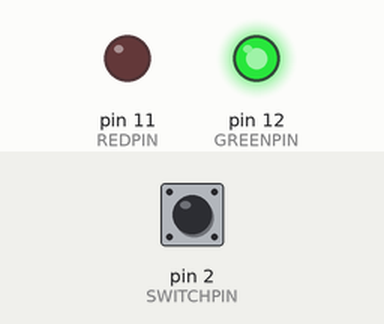
The sketch below on a simulated Arduino Uno, built with avr-gcc and run on an emulated ATmega328P. Parts: output pins drawn as LEDs (lit = HIGH). Dashed ring = blinking. The inputs (shaded band) are chosen by the test bench; at power-on: pin 2 (SWITCHPIN) HIGH.

Above: at 1.25 s.
1.3 s: pin 2 (SWITCHPIN) pulled LOW for 0.15 s
At 2.5 s:
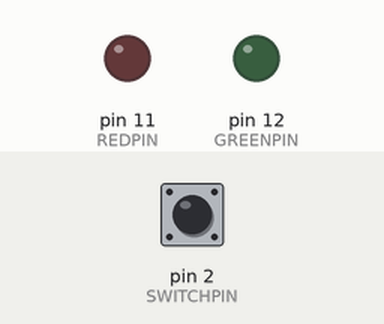
4.4 s: pin 2 (SWITCHPIN) pulled LOW for 1 s
At 4.65 s:
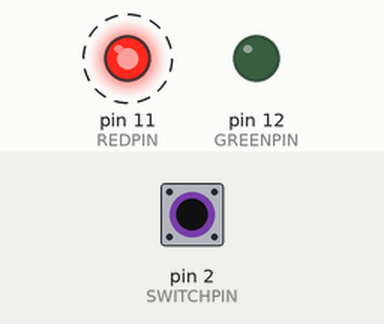
7.4 s: pin 2 (SWITCHPIN) pulled LOW for 3.2 s
At 10.65 s:
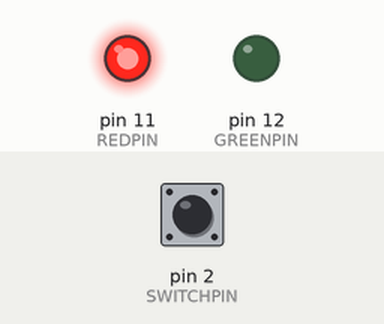
Timing chart, 0 to 18.1 s (numbered marks = the images above; inputs shaded):
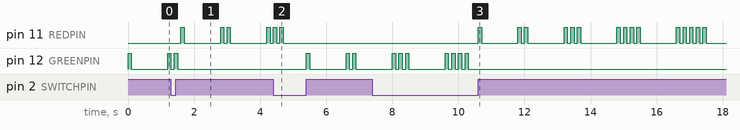

The sketch:

part3.ino
```cpp
#define REDPIN     11
#define GREENPIN   12
#define SWITCHPIN  2
#define LED_DELAY  100
// This variable decides which LED's turn it is to flash.
// 0 = green, 1 = red
static volatile int turn = 0;

void setup() {
  // put your setup code here, to run once:
  pinMode(REDPIN, OUTPUT);
  pinMode(GREENPIN, OUTPUT);
  //pinMode(SWITCHPIN, INPUT);
  attachInterrupt(digitalPinToInterrupt(SWITCHPIN), toggle, RISING);
}

void toggle() {
  turn = 1 - turn;
}

void flashGreen() {
  int counter = 1;
  while(turn == 0) {
    // This "for loop" is in charge of the flashing LED
    for(int i = 0; i < counter && turn == 0; i++) {
      digitalWrite(GREENPIN, HIGH);
      delay(LED_DELAY);
      digitalWrite(GREENPIN, LOW);
      delay(LED_DELAY);
    }
    // The counter is in charge of how many times the LED blinks
    // The longer the switch is NOT changed, the more times the LED blinks
    counter ++;
    for (int i=0; i<5; i++) {
      if (turn==1) return;
      delay(200);
    }
  }
}

void flashRed() {
  int counter = 1;
  while(turn == 1) {
    // This "for loop" is in charge of the flash LED
    for(int i = 0; i < counter && turn == 1; i++) {
      digitalWrite(REDPIN, HIGH);
      delay(LED_DELAY);
      digitalWrite(REDPIN, LOW);
      delay(LED_DELAY);
    }
    // The counter is in charge of how many times the LED blinks
    // The longer the switch is NOT changed, the more times the LED blinks
    counter ++;
    for (int i=0; i<5; i++) {
      if (turn==0) return;
      delay(200);
    }
  }
}


void loop() {
  // put your main code here, to run repeatedly:
  if(turn == 0) flashGreen();
  if(turn == 1) flashRed();
}

// Question 5: Which of the polling version or interrupt version seems better to you?
//             Examine the code and explain why. Any reasonable justification is acceptable.
// Interrupt version is better since it is more responsive.
// Moreover, the interrupt version is simplier to implement as there is less edge cases to consider
```

Measured:
- after the input at 1.3 s, pin 11 (REDPIN): LOW → HIGH after 0.30 s, → LOW 0.10 s later, → HIGH 1.1 s later, → LOW 0.10 s later, … (8 changes in this stretch); pin 12 (GREENPIN): goes on until 1.5 s, then stays LOW
- after the input at 4.4 s, pin 11 (REDPIN): goes on until 4.7 s, then stays LOW; pin 12 (GREENPIN): goes HIGH 0.10 s, LOW 1.1 s, HIGH 0.10 s, LOW 0.10 s, HIGH 0.10 s, then LOW, starting after 1.0 s
- after the input at 7.4 s, pin 11 (REDPIN): LOW → HIGH after 3.2 s, → LOW 0.10 s later, → HIGH 1.1 s later, → LOW 0.10 s later, … (30 changes in this stretch)
